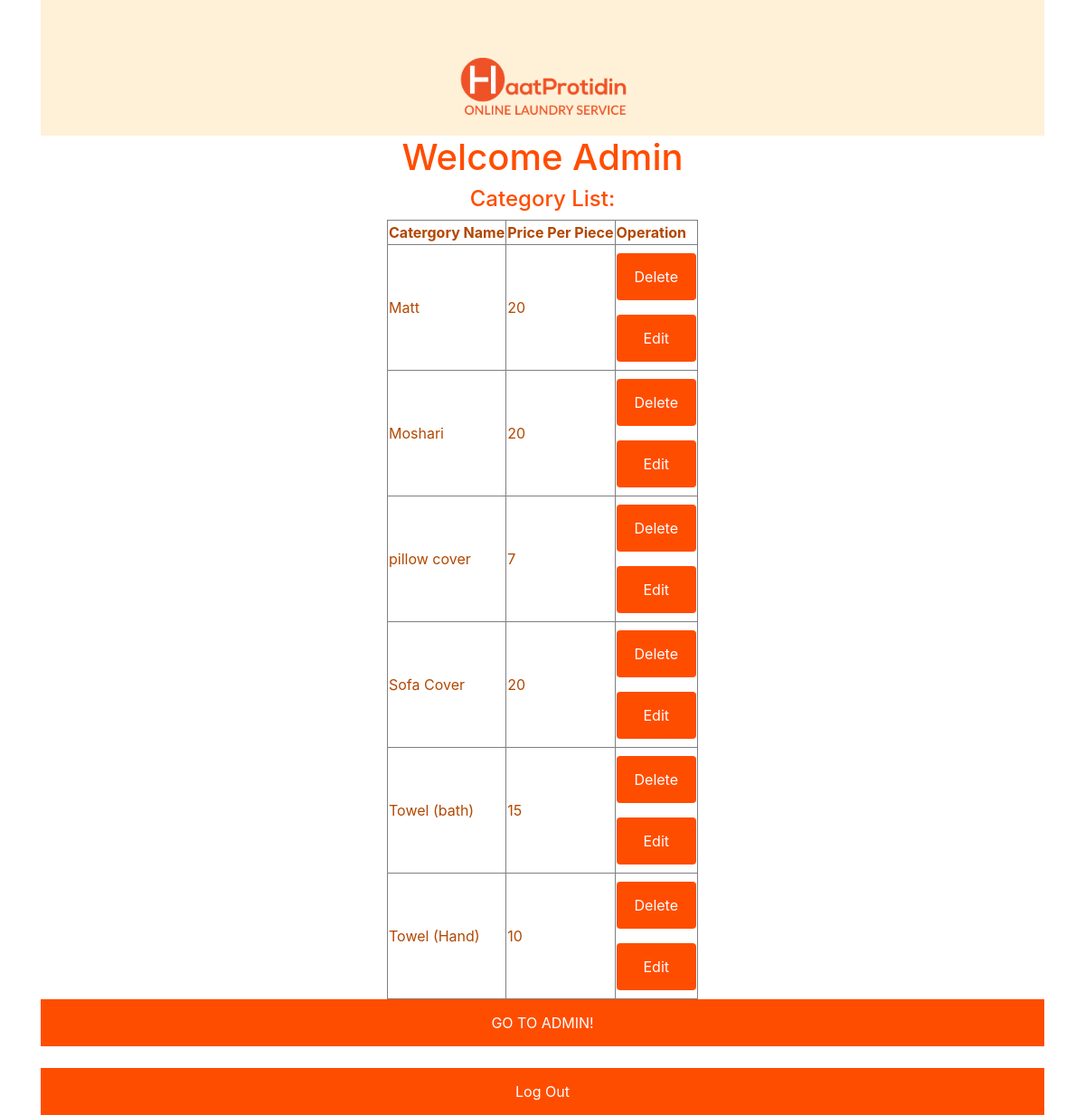
The app's page /category.php with its own data.
### tables this page shows
CREATE TABLE `category` (
  `catid` int(128) NOT NULL,
  `productname` varchar(128) NOT NULL,
  `Pricepp` varchar(128) NOT NULL
);

### category.php (the view, shortened to what this page needs)
<!DOCTYPE html>
<html>
<head>
<link type="text/css" rel="stylesheet" href="style.css">
  <link rel="stylesheet" href="https://maxcdn.bootstrapcdn.com/bootstrap/4.5.2/css/bootstrap.min.css">
</head>
<body>
<div class= "container">
<div class="header">
<img src="logo01.png" alt="banner">
</div>
<div>
<?php
      $sql = "SELECT * FROM category ORDER BY productname ASC";
      $query = mysqli_query($dbc,$sql);
      $cat_rs = mysqli_fetch_array($query);
      echo "<h1>Welcome Admin</h1>";
      echo "<h4 style='color:#ff4d00;text-align:center'>Category List:</h4>";
      echo "<table border='1' style='margin-left:auto;margin-right:auto;color:#b34700;'>
      <tr>
              <th> Catergory Name</th>
              <th> Price Per Piece</th>
              <th> Operation</th>
              </tr>";
      do{
         echo "<td>".$cat_rs['productname']."</td>";
         $pname = $cat_rs['productname'];
          echo "<td>".$cat_rs['Pricepp']."</td>";
          $price = $cat_rs['Pricepp']; ?>
          <form action='delete.php?productname="<?php echo $pname;?>"' method="post">
          <td><input type="submit" value="Delete"></form>
          <form action='update.php?Pricepp="<?php echo $price;?>"' method="post">
          <input type="submit" value="Edit">
          </form></td>
          <?php
      }
  while ($cat_rs = mysqli_fetch_array($query));
      echo "</table>";
          ?>
          <a href="admin.php">GO TO ADMIN!</a><br>
          <a href="index.php">Log Out</a>
</div>
</body>
</html>

### style.css (style rules this page uses)
.header { background:#fff1d8; height: 150px }
img { display: block; margin-left: auto; margin-right: auto; max-width:150%; max-height:150%; }
input[type=submit] { width: 100%; background-color: #ff4d00; color: white; padding: 14px 20px; margin: 8px 0; border: none; border-radius: 4px; cursor: pointer; }
a { color: #ff4d00; }
a:link, a:visited { background-color: #ff4d00; color: white; padding: 14px 25px; text-align: center; text-decoration: none; display: flex; justify-content: center; align-items: center; }
h1 { text-align: center; color: #ff4d00; }

### records on screen
category: productname "Matt", Pricepp "20"
category: productname "Moshari", Pricepp "20"
category: productname "pillow cover", Pricepp "7"
category: productname "Sofa Cover", Pricepp "20"
category: productname "Towel (bath)", Pricepp "15"
category: productname "Towel (Hand)", Pricepp "10"
